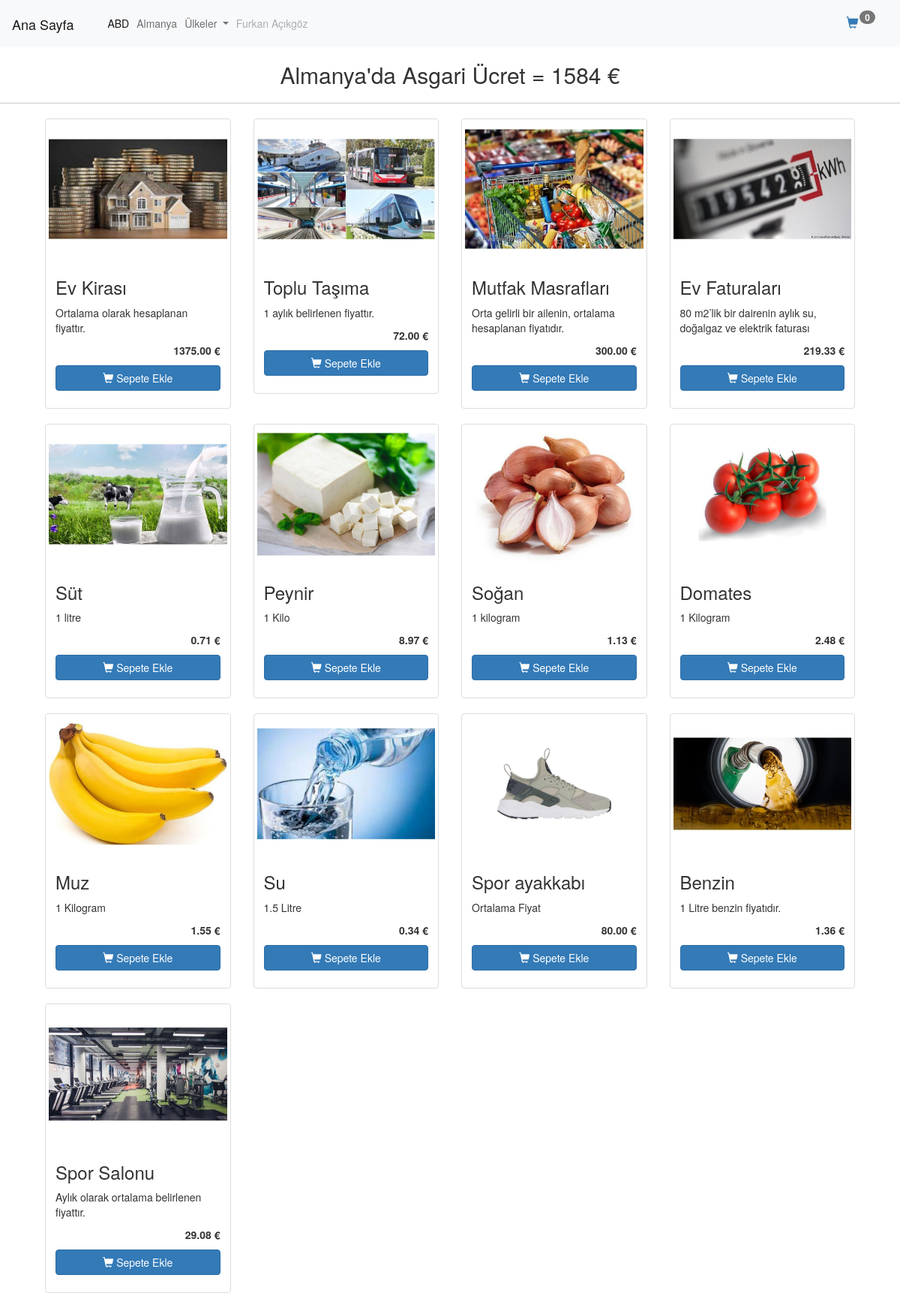
Screenshot of /almanyaAnasayfa.php with the database file from the repository.
### tables this page shows
CREATE TABLE `products` (
  `id` int(11) NOT NULL,
  `urunAdi` varchar(255) NOT NULL,
  `detay` varchar(500) DEFAULT NULL,
  `trFiyat` float(10,2) NOT NULL,
  `img_url` varchar(255) NOT NULL,
  `abdFiyat` float(10,2) NOT NULL,
  `almanyaFiyat` float(10,2) NOT NULL,
  `cinFiyat` float(10,2) NOT NULL,
  `ingiltereFiyat` float(10,2) NOT NULL,
  `japonyaFiyat` float(10,2) NOT NULL,
  `rusyaFiyat` float(10,2) NOT NULL
);

### almanyaAnasayfa.php (the view, shortened to what this page needs)
<!doctype html>
<html lang="tr" xmlns="http://www.w3.org/1999/html">
<head>
    <link rel="stylesheet" href="assets/css/bootstrap.min.css">
    <link rel="stylesheet" href="assets/css/custom.css" type="text/css">
    <link rel="stylesheet" href="https://maxcdn.bootstrapcdn.com/bootstrap/3.3.7/css/bootstrap.min.css"  />
</head>
<body>
<?php include "lib/navbar.php";?>
<?php require_once "lib/db.php";?>
<?php
try {
    $db=new PDO("mysql:hostname=Furkan;dbname=shopping;charset=utf8", "root","");
}
catch (PDOException $exception){
    echo $exception->getMessage();
}
$products = $db->query("SELECT * from products",PDO::FETCH_OBJ)->fetchAll();
?>
<h2 class="text-center">Almanya'da Asgari Ücret =  1584 €</h2>
<hr>
<div class="container"
<div class="row">
    <?php foreach ($products as $product){ ?>
        <div class="col-sm-6 col-md-3">
            <div class="thumbnail">
                <img src="assets/resimler/<?php echo $product->img_url;?>" alt="<?php echo $product->urunAdi;?>">
                <div class="caption">
                    <h3><?php echo $product -> urunAdi; ?></h3>
                    <p><?php echo $product -> detay; ?></p>
                    <p class="text-right fiyat-container"><strong><?php echo $product -> almanyaFiyat; ?> €</strong></p>
                    <p>
                        <button product-id="<?php echo $product->id;?>" class="btn btn-primary btn-block addToCartBtn" role="button">
                            <span class="glyphicon glyphicon-shopping-cart"></span>  Sepete Ekle
                        </button>
                    </p>
                </div>
            </div>
        </div>
    <?php } ?>
</div>
</body>
</html>

### assets/css/custom.css (style rules this page uses)
body { background-color: #ececec; }

### rows the page displays
products: img_url (picture), urunAdi "Ev Kirası", detay "Ortalama olarak hesaplanan fiyattır.", almanyaFiyat "1375.00"
products: img_url (picture), urunAdi "Toplu Taşıma", detay "1 aylık belirlenen fiyattır.", almanyaFiyat "72.00"
products: img_url (picture), urunAdi "Mutfak Masrafları", detay "Orta gelirli bir ailenin, ortalama hesaplanan fiyatıdır.", almanyaFiyat "300.00"
products: img_url (picture), urunAdi "Ev Faturaları", detay "80 m2’lik bir dairenin aylık su, doğalgaz ve elektrik faturası", almanyaFiyat "219.33"
products: img_url (picture), urunAdi "Süt", detay "1 litre", almanyaFiyat "0.71"
products: img_url (picture), urunAdi "Peynir", detay "1 Kilo", almanyaFiyat "8.97"
products: img_url (picture), urunAdi "Soğan", detay "1 kilogram", almanyaFiyat "1.13"
products: img_url (picture), urunAdi "Domates", detay "1 Kilogram", almanyaFiyat "2.48"
products: img_url (picture), urunAdi "Muz", detay "1 Kilogram", almanyaFiyat "1.55"
products: img_url (picture), urunAdi "Su", detay "1.5 Litre", almanyaFiyat "0.34"
products: img_url (picture), urunAdi "Spor ayakkabı", detay "Ortalama Fiyat", almanyaFiyat "80.00"
products: img_url (picture), urunAdi "Benzin", detay "1 Litre benzin fiyatıdır.", almanyaFiyat "1.36"
products: img_url (picture), urunAdi "Spor Salonu", detay "Aylık olarak ortalama belirlenen fiyattır.", almanyaFiyat "29.08"

### other values shown
$total_count "0"
